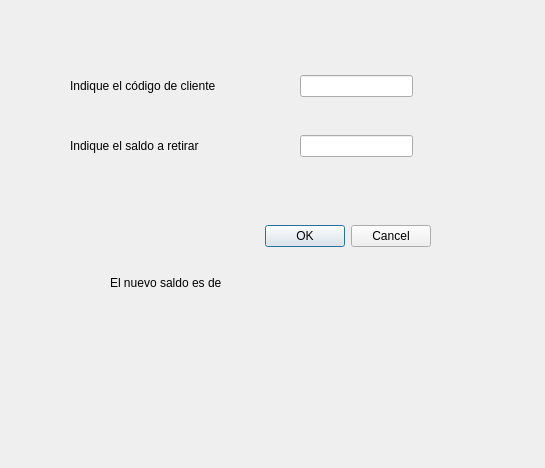
<?xml version="1.0" encoding="UTF-8"?>
<ui version="4.0">
 <class>retiradasaldo</class>
 <widget class="QDialog" name="retiradasaldo">
  <property name="geometry">
   <rect>
    <x>0</x>
    <y>0</y>
    <width>545</width>
    <height>468</height>
   </rect>
  </property>
  <property name="windowTitle">
   <string>Dialog</string>
  </property>
  <widget class="QDialogButtonBox" name="buttonBox">
   <property name="geometry">
    <rect>
     <x>90</x>
     <y>220</y>
     <width>341</width>
     <height>32</height>
    </rect>
   </property>
   <property name="orientation">
    <enum>Qt::Horizontal</enum>
   </property>
   <property name="standardButtons">
    <set>QDialogButtonBox::Cancel|QDialogButtonBox::Ok</set>
   </property>
  </widget>
  <widget class="QLabel" name="label_3">
   <property name="geometry">
    <rect>
     <x>70</x>
     <y>135</y>
     <width>201</width>
     <height>21</height>
    </rect>
   </property>
   <property name="text">
    <string>Indique el saldo a retirar</string>
   </property>
  </widget>
  <widget class="QLabel" name="label">
   <property name="geometry">
    <rect>
     <x>110</x>
     <y>275</y>
     <width>181</width>
     <height>16</height>
    </rect>
   </property>
   <property name="text">
    <string>El nuevo saldo es de</string>
   </property>
  </widget>
  <widget class="QLineEdit" name="idCliente">
   <property name="geometry">
    <rect>
     <x>300</x>
     <y>75</y>
     <width>113</width>
     <height>22</height>
    </rect>
   </property>
  </widget>
  <widget class="QLabel" name="mostrarResultados">
   <property name="geometry">
    <rect>
     <x>100</x>
     <y>335</y>
     <width>331</width>
     <height>111</height>
    </rect>
   </property>
   <property name="font">
    <font>
     <pointsize>16</pointsize>
    </font>
   </property>
   <property name="text">
    <string/>
   </property>
  </widget>
  <widget class="QLabel" name="label_2">
   <property name="geometry">
    <rect>
     <x>70</x>
     <y>70</y>
     <width>171</width>
     <height>31</height>
    </rect>
   </property>
   <property name="text">
    <string>Indique el código de cliente</string>
   </property>
  </widget>
  <widget class="QLineEdit" name="saldo">
   <property name="geometry">
    <rect>
     <x>300</x>
     <y>135</y>
     <width>113</width>
     <height>22</height>
    </rect>
   </property>
  </widget>
 </widget>
 <resources/>
 <connections>
  <connection>
   <sender>buttonBox</sender>
   <signal>accepted()</signal>
   <receiver>retiradasaldo</receiver>
   <slot>accept()</slot>
   <hints>
    <hint type="sourcelabel">
     <x>248</x>
     <y>254</y>
    </hint>
    <hint type="destinationlabel">
     <x>157</x>
     <y>274</y>
    </hint>
   </hints>
  </connection>
  <connection>
   <sender>buttonBox</sender>
   <signal>rejected()</signal>
   <receiver>retiradasaldo</receiver>
   <slot>reject()</slot>
   <hints>
    <hint type="sourcelabel">
     <x>316</x>
     <y>260</y>
    </hint>
    <hint type="destinationlabel">
     <x>286</x>
     <y>274</y>
    </hint>
   </hints>
  </connection>
 </connections>
</ui>
